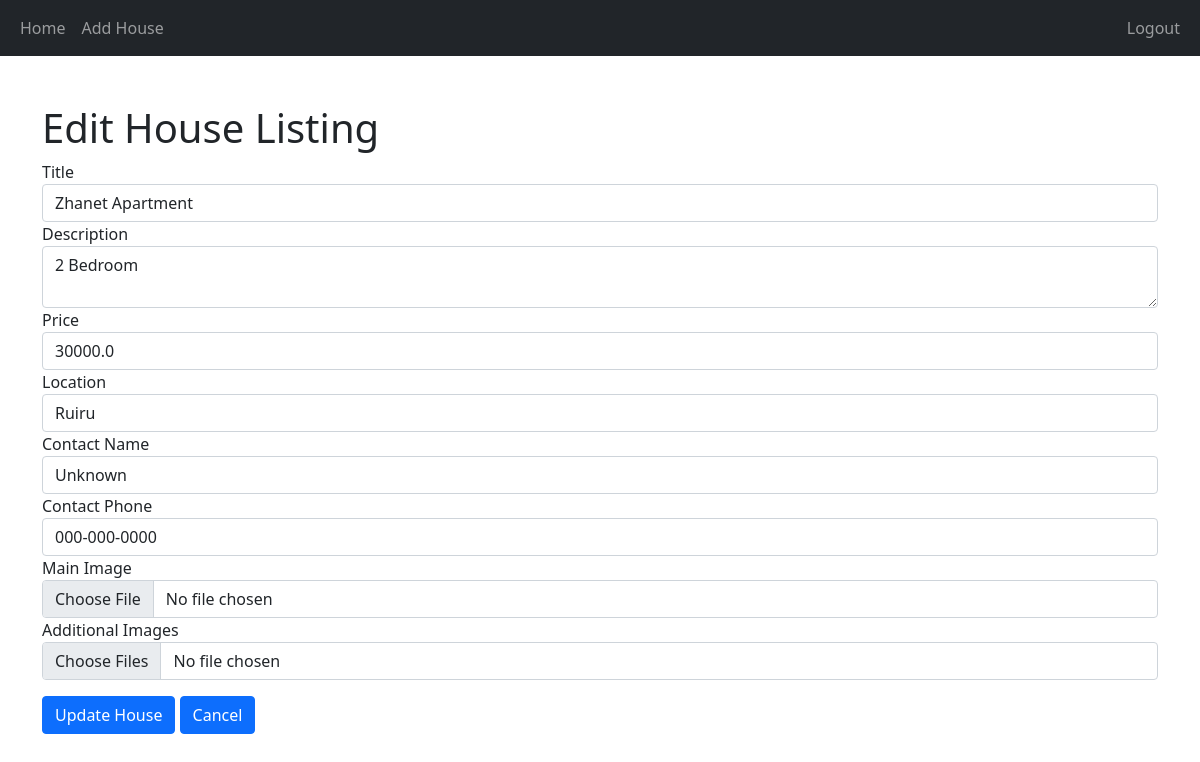
Page /edit/1 (signed in) on the committed database.
### app.py (models this page shows, shortened)
class House(db.Model):
    id = db.Column(db.Integer, primary_key=True)
    title = db.Column(db.String(100), nullable=False)
    description = db.Column(db.Text, nullable=False)
    price = db.Column(db.Float, nullable=False)
    location = db.Column(db.String(100), nullable=False)
    image_file = db.Column(db.String(120), nullable=True)
    contact_name = db.Column(db.String(100), nullable=False)
    contact_phone = db.Column(db.String(15), nullable=False)
    additional_images = db.Column(db.Text, nullable=True)

### app.py (the view, shortened to what this page needs)
@app.route('/edit/<int:id>', methods=['GET', 'POST'])
@login_required
def edit_house(id):
    if not current_user.is_admin:
        return "Access Denied", 403
    house = House.query.get_or_404(id)
    return render_template('edit_house.html', house=house)

### app.py (called while the page is built)
@login_manager.user_loader
def load_user(user_id):
    return User.query.get(int(user_id))

### templates/edit_house.html (shortened to what this page needs)
{% extends 'base.html' %}
{% block content %}
<h1>Edit House Listing</h1>
<form method="POST" enctype="multipart/form-data">
    <div class="form-group">
        <label for="title">Title</label>
        <input type="text" class="form-control" id="title" name="title" value="{{ house.title }}" required>
    </div>
    <div class="form-group">
        <label for="description">Description</label>
        <textarea class="form-control" id="description" name="description" required>{{ house.description }}</textarea>
    </div>
    <div class="form-group">
        <label for="price">Price</label>
        <input type="number" class="form-control" id="price" name="price" value="{{ house.price }}" required>
    </div>
    <div class="form-group">
        <label for="location">Location</label>
        <input type="text" class="form-control" id="location" name="location" value="{{ house.location }}" required>
    </div>
    <div class="form-group">
        <label for="contact_name">Contact Name</label>
        <input type="text" class="form-control" name="contact_name" value="{{ house.contact_name }}" required>
    </div>
    <div class="form-group">
        <label for="contact_phone">Contact Phone</label>
        <input type="text" class="form-control" name="contact_phone" value="{{ house.contact_phone }}" required>
    </div>
    <div class="form-group">
        <label for="image_file">Main Image</label>
        <input type="file" class="form-control" name="image_file">
    </div>
    <div class="form-group">
        <label for="additional_images">Additional Images</label>
        <input type="file" class="form-control" name="additional_images" multiple>
    </div>
    <div class="form-group">
        <button type="submit" class="btn btn-primary mt-3">Update House</button>
        <a href="{{ url_for('index') }}" class="btn btn-primary mt-3 ">Cancel</a>
    </div>
</form>
{% endblock %}

### rows in the picture
House: title "Zhanet Apartment", description "2 Bedroom", price "30000.0", location "Ruiru", contact_name "Unknown", contact_phone "000-000-0000"
